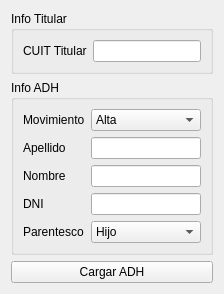
             <widget class="QWidget" name="tabADH">
              <attribute name="title">
               <string>Forzar salida ADH</string>
              </attribute>
              <layout class="QGridLayout" name="gridLayout_13">
               <item row="0" column="0">
                <widget class="QGroupBox" name="groupBox">
                 <property name="title">
                  <string>Info Titular</string>
                 </property>
                 <layout class="QGridLayout" name="gridLayout_15">
                  <item row="0" column="0">
                   <widget class="QLabel" name="label_11">
                    <property name="text">
                     <string>CUIT Titular</string>
                    </property>
                   </widget>
                  </item>
                  <item row="0" column="1">
                   <widget class="QLineEdit" name="cadhCUIT">
                    <property name="inputMask">
                     <string>99999999999</string>
                    </property>
                   </widget>
                  </item>
                 </layout>
                </widget>
               </item>
               <item row="2" column="0">
                <widget class="QPushButton" name="cadhBoton">
                 <property name="text">
                  <string>Cargar ADH</string>
                 </property>
                </widget>
               </item>
               <item row="1" column="0">
                <widget class="QGroupBox" name="groupBox_2">
                 <property name="title">
                  <string>Info ADH</string>
                 </property>
                 <layout class="QGridLayout" name="gridLayout_14">
                  <item row="0" column="0">
                   <widget class="QLabel" name="label_12">
                    <property name="text">
                     <string>Movimiento</string>
                    </property>
                   </widget>
                  </item>
                  <item row="0" column="1">
                   <widget class="QComboBox" name="cadhMov">
                    <item>
                     <property name="text">
                      <string>Alta</string>
                     </property>
                    </item>
                    <item>
                     <property name="text">
                      <string>Baja</string>
                     </property>
                    </item>
                   </widget>
                  </item>
                  <item row="1" column="0">
                   <widget class="QLabel" name="label_13">
                    <property name="text">
                     <string>Apellido </string>
                    </property>
                   </widget>
                  </item>
                  <item row="1" column="1">
                   <widget class="QLineEdit" name="cadhApellido">
                    <property name="maxLength">
                     <number>50</number>
                    </property>
                   </widget>
                  </item>
                  <item row="2" column="0">
                   <widget class="QLabel" name="label_14">
                    <property name="text">
                     <string>Nombre</string>
                    </property>
                   </widget>
                  </item>
                  <item row="2" column="1">
                   <widget class="QLineEdit" name="cadhNombre">
                    <property name="maxLength">
                     <number>50</number>
                    </property>
                   </widget>
                  </item>
                  <item row="3" column="0">
                   <widget class="QLabel" name="label_16">
                    <property name="text">
                     <string>DNI</string>
                    </property>
                   </widget>
                  </item>
                  <item row="3" column="1">
                   <widget class="QLineEdit" name="cadhDNI">
                    <property name="inputMask">
                     <string>99999999</string>
                    </property>
                   </widget>
                  </item>
                  <item row="4" column="0">
                   <widget class="QLabel" name="label_15">
                    <property name="text">
                     <string>Parentesco</string>
                    </property>
                   </widget>
                  </item>
                  <item row="4" column="1">
                   <widget class="QComboBox" name="cadhParentezco">
                    <item>
                     <property name="text">
                      <string>Hijo</string>
                     </property>
                    </item>
                    <item>
                     <property name="text">
                      <string>Conyugue</string>
                     </property>
                    </item>
                   </widget>
                  </item>
                 </layout>
                </widget>
               </item>
              </layout>
             </widget>
